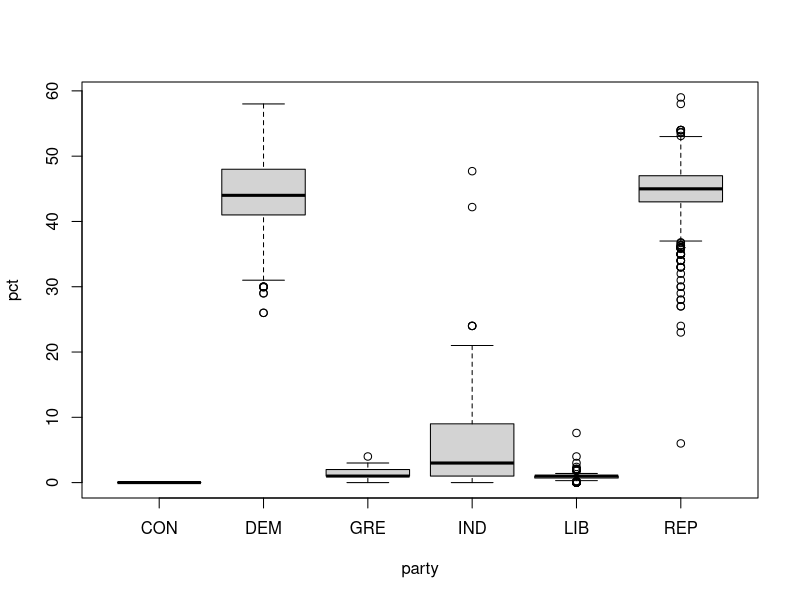

Write R code to recreate this figure. (Note: this script raises an error after producing the figure.)
#### Preamble ####
# Purpose: Models... [...UPDATE THIS...]
# Author: Ziqi Zhu, Yuanchen Miao, Claire Chang
# Date: 22 October 2024
# Contact: ziqi.zhu@mail.utoronto.ca, vincent.miao@mail.utoronto.ca, claire.chang@mail.utoronto.ca
# License: None
# Pre-requisites: [...UPDATE THIS...]
# Any other information needed? [...UPDATE THIS...]


#### Workspace setup ####
library(tidyverse)
#library(rstanarm)

#### Read data ####
poll_data <- read_csv("data/02-analysis_data/cleaned_data.csv")
candidate_avg_pct <- poll_data %>%
  group_by(answer) %>%
  summarize(average_pct = mean(pct, na.rm = TRUE))

# View the candidate
print(candidate_avg_pct, n=60)
top_10_candidates <- candidate_avg_pct %>%
  arrange(desc(average_pct)) %>%  # Sort by average_pct in descending order
  head(10)

# View parties
nationwide_data <- poll_data %>%  filter(state == "National")
boxplot(pct ~ party, data = nationwide_data)

#### Save model ####
saveRDS(
  first_model,
  file = "models/first_model.rds"
)


